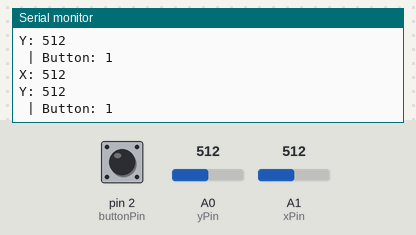
Simulated run of this sketch. Board: Arduino Uno, built with avr-gcc and run on an emulated ATmega328P. Parts: the last lines printed to the serial monitor. The test bench sets the inputs (shaded band); at power-on: A0 (yPin) = 512, A1 (xPin) = 512, pin 2 (buttonPin) HIGH.

Above: at 1.8 s.
1.9 s: A0 (yPin) set to 716
At 2.8 s:
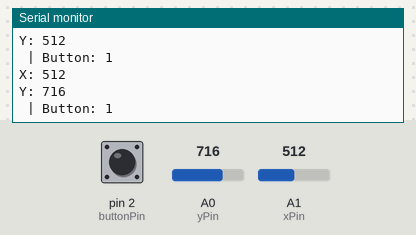
3.4 s: A1 (xPin) set to 716
At 4.7 s:
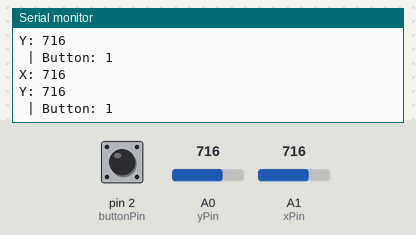
4.9 s: pin 2 (buttonPin) pulled LOW for 1.2 s
At 5.8 s:
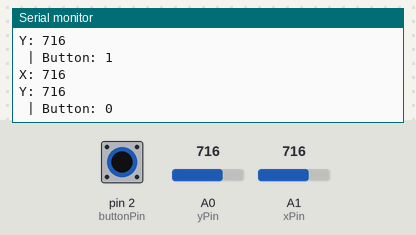
7.6 s: A0 (yPin) set to 900
At 8.8 s:
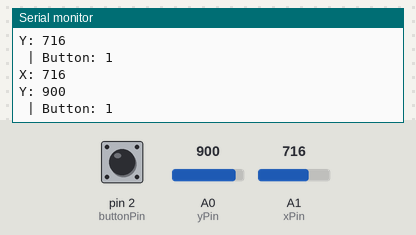
9.1 s: A1 (xPin) set to 900
At 10.8 s:
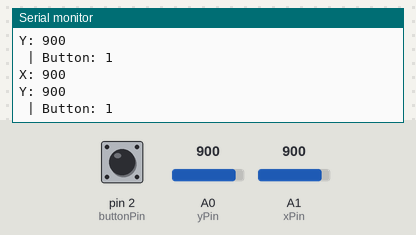
Timing chart, 0 to 11.6 s (numbered marks = the images above; inputs shaded):
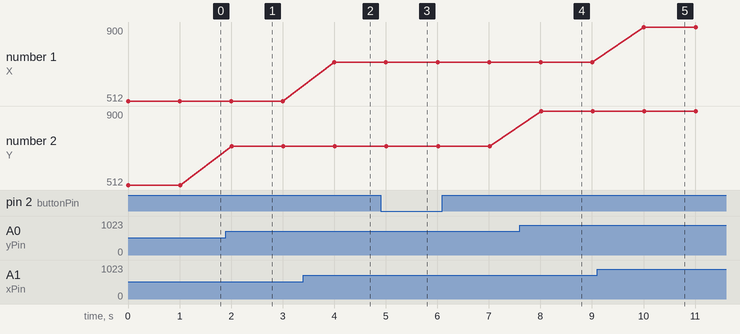

The sketch:

_20_JoyStick.ino
```cpp
int xPin = A1;     // digital pin are connected to switch output
int yPin = A0;     // analog pin connected to Y output
int buttonPin = 2;// digital pin 2 are connected to switch output

int xPosition = 0;
int yPosition = 0;
int buttonState = 0;

void setup() {
  // intitialize serial communications at 9600 bit per seconds:
  Serial.begin(9600);

  pinMode(xPin,INPUT);
  pinMode(xPin,INPUT);

  // activate pull-up resistor on the push-button pin
  pinMode(buttonPin,INPUT_PULLUP);
  // FOr versions prior to Arudino 1.0.1
  //pinMode(buttonPini,INPUT);
  //diitialWrite(buttonPin,HIGH);
}

void loop() {
  xPosition = analogRead(xPin);
  yPosition = analogRead(yPin);
  buttonState=digitalRead(buttonPin);

  Serial.print("X: ");Serial.println(xPosition);

  Serial.print("Y: ");Serial.println(yPosition);

  Serial.print(" | Button: "); Serial.println(buttonState);

  delay(1000);//add some delay between reads


}
```

Measured:
- after the input at 1.9 s, the serial monitor: prints a new line after 0.11 s (image 1)
- after the input at 3.4 s, the serial monitor: prints a new line after 0.60 s (image 2)
- after the input at 4.9 s, the serial monitor: prints a new line after 0.12 s (image 3)
- after the input at 7.6 s, the serial monitor: prints a new line after 0.42 s (image 4)
- after the input at 9.1 s, the serial monitor: prints a new line after 0.91 s (image 5)
- plotted number 2: 512 → 716 after the input at 1.9 s, 716 → 900 after the input at 7.6 s
